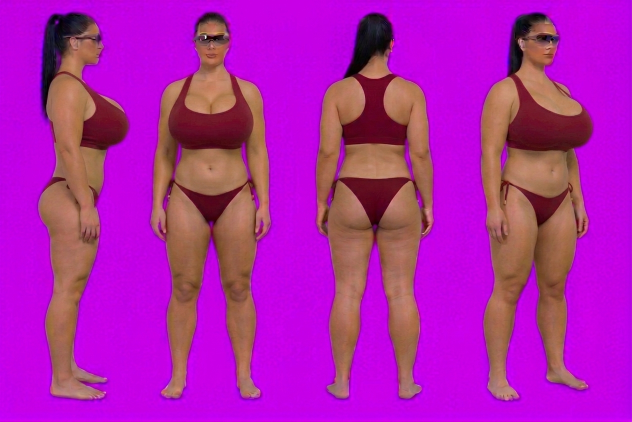
#> input picture tools/photo/3d-beach-femminile.jpg, 1264 x 843 px (shown at 1/2 size)
$ python bgest.py 3d-beach-femminile.jpg out.png 1.0 out.png 5 5
#> lines starting #> are read from the running program, lines starting #| are printed output that depends on the picture
# stima dello sfondo (mediana larga su immagine ridotta) e maschera per differenza di colore
import sys
import numpy as np
from PIL import Image
from scipy import ndimage as nd
im = Image.open(sys.argv[1]).convert('RGBA')
a = np.asarray(im).astype(np.int32)
rgb, al = a[..., :3], a[..., 3]
#> al: shape (843, 1264) int32; every value is 255
k = 4
small = np.asarray(im.convert('RGB').resize((im.width // k, im.height // k), Image.BILINEAR)).astype(np.float32)
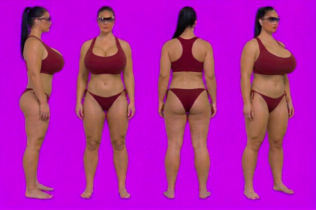
#> small: shape (210, 316, 3) float32; mean R, G, B 175.4, 33.2, 170.3
bg = np.stack([nd.median_filter(small[..., c], size=(9, 31)) for c in range(3)], -1)
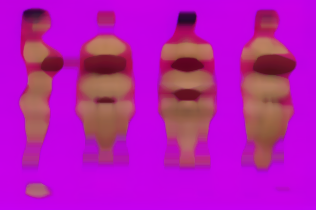
#> bg: shape (210, 316, 3) float32; mean R, G, B 181.3, 24.9, 178.9
bg = np.asarray(Image.fromarray(np.clip(bg, 0, 255).astype(np.uint8)).resize(im.size, Image.BILINEAR)).astype(np.int32)
#> bg: shape (843, 1264, 3) int32
np.save(sys.argv[2], bg)
d = np.sqrt(((rgb - bg) ** 2).sum(-1))
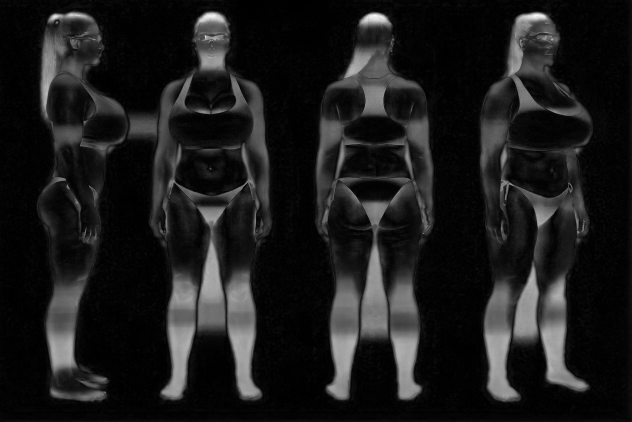
#> d: shape (843, 1264) float64 (shown at 1/2 size); min 0, max 289.4, mean 31.6; drawn with min black and max white
T = float(sys.argv[3])
fg = (d > T) & (al >= 200)
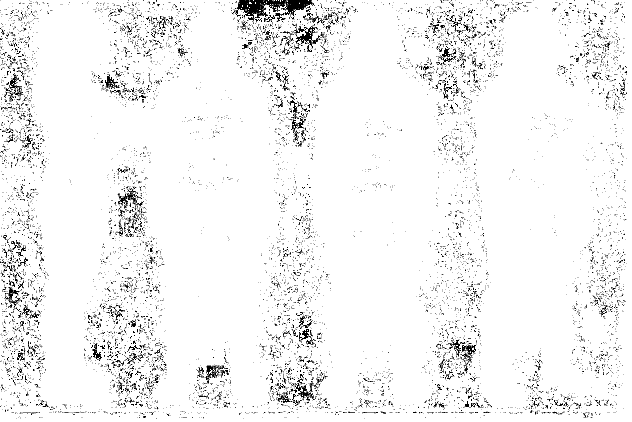
#> fg: shape (843, 1264) bool (shown at 1/2 size); 95% white; black in thin lines or dots
out = np.zeros_like(rgb); out[:] = [255, 0, 255]; out[fg] = rgb[fg]
#> after `out[fg] = rgb[fg]`:
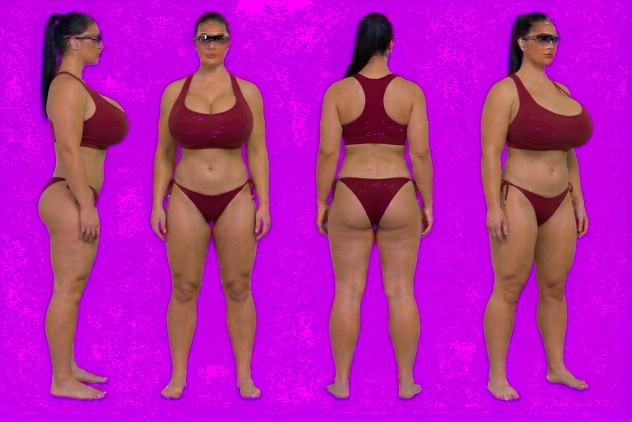
#> out: shape (843, 1264, 3) int32 (shown at 1/2 size); mean R, G, B 178.3, 33.2, 171.5
y0, y1 = int(sys.argv[5]), int(sys.argv[6])
#> (the run stopped early here; a loop or call above may not have finished)
